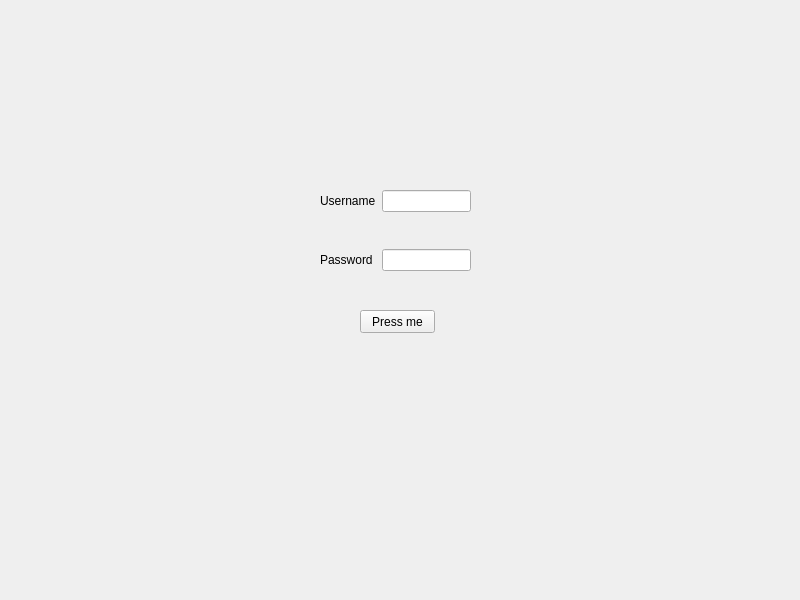
<?xml version="1.0" encoding="UTF-8"?>
<ui version="4.0">
 <class>LoginPage</class>
 <widget class="QWidget" name="LoginPage">
  <property name="geometry">
   <rect>
    <x>0</x>
    <y>0</y>
    <width>800</width>
    <height>600</height>
   </rect>
  </property>
  <property name="windowTitle">
   <string>Form</string>
  </property>
  <widget class="QWidget" name="formLayoutWidget">
   <property name="geometry">
    <rect>
     <x>320</x>
     <y>190</y>
     <width>151</width>
     <height>81</height>
    </rect>
   </property>
   <layout class="QFormLayout" name="formLayout">
    <property name="fieldGrowthPolicy">
     <enum>QFormLayout::AllNonFixedFieldsGrow</enum>
    </property>
    <property name="rowWrapPolicy">
     <enum>QFormLayout::DontWrapRows</enum>
    </property>
    <property name="formAlignment">
     <set>Qt::AlignLeading|Qt::AlignLeft|Qt::AlignTop</set>
    </property>
    <item row="0" column="1">
     <widget class="QLineEdit" name="lineEdit">
      <property name="text">
       <string/>
      </property>
     </widget>
    </item>
    <item row="1" column="1">
     <spacer name="verticalSpacer">
      <property name="orientation">
       <enum>Qt::Vertical</enum>
      </property>
      <property name="sizeHint" stdset="0">
       <size>
        <width>20</width>
        <height>40</height>
       </size>
      </property>
     </spacer>
    </item>
    <item row="2" column="0">
     <widget class="QLabel" name="label_2">
      <property name="text">
       <string>Password</string>
      </property>
     </widget>
    </item>
    <item row="2" column="1">
     <widget class="QLineEdit" name="lineEdit_2"/>
    </item>
    <item row="0" column="0">
     <widget class="QLabel" name="label">
      <property name="text">
       <string>Username</string>
      </property>
     </widget>
    </item>
   </layout>
  </widget>
  <widget class="QPushButton" name="loginButton">
   <property name="geometry">
    <rect>
     <x>360</x>
     <y>310</y>
     <width>75</width>
     <height>23</height>
    </rect>
   </property>
   <property name="text">
    <string>Press me</string>
   </property>
  </widget>
  <widget class="QLabel" name="testText">
   <property name="geometry">
    <rect>
     <x>370</x>
     <y>420</y>
     <width>47</width>
     <height>13</height>
    </rect>
   </property>
   <property name="text">
    <string/>
   </property>
  </widget>
  <zorder>label</zorder>
  <zorder>formLayoutWidget</zorder>
  <zorder>loginButton</zorder>
  <zorder>testText</zorder>
 </widget>
 <resources/>
 <connections/>
</ui>
